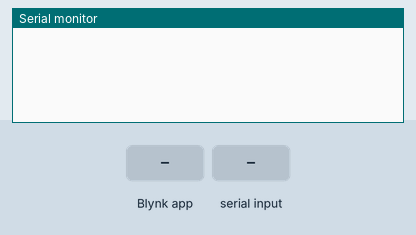
A sketch run on a simulated Arduino Uno, built with avr-gcc and run on an emulated ATmega328P. Parts: the last lines printed to the serial monitor. The inputs (shaded band) are chosen by the test bench. WiFi joins after 1.5 s; servers stay silent unless stated.

Above: at 3.0 s.
3.1 s: Blynk app writes 1 to V1
At 3.5 s:
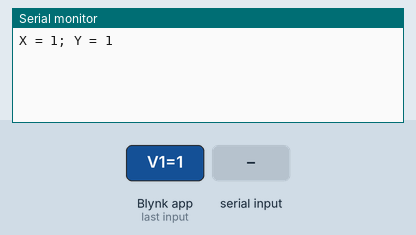
4.6 s: "1" received over Serial
At 5.8 s:
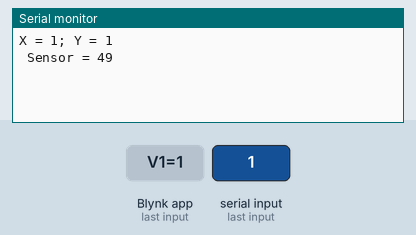

The sketch:

BlynkRead.ino
```cpp
// (licence header left out)
/* Comment this out to disable prints and save space */
#define BLYNK_PRINT Serial


#include <ESP8266_Lib.h>
#include <BlynkSimpleShieldEsp8266.h>

int datain;

// You should get Auth Token in the Blynk App.
// Go to the Project Settings (nut icon).
char auth[] = "YourAuthToken";

// Your WiFi credentials.
// Set password to "" for open networks.
char ssid[] = "YourNetworkName";
char pass[] = "YourPassword";

// or Software Serial on Uno, Nano...
#include <SoftwareSerial.h>
SoftwareSerial EspSerial(2, 3); // RX, TX

// Your ESP8266 baud rate:
#define ESP8266_BAUD 9600

ESP8266 wifi(&EspSerial);

// Use Virtual pin 5 for uptime display
#define SENSOR V5


// This function tells Arduino what to do if there is a Widget
// which is requesting data for Virtual Pin (5)
BLYNK_READ(SENSOR)
{
  // This command writes Arduino's uptime in seconds to Virtual Pin (5)
  Blynk.virtualWrite(SENSOR, datain);
}

BLYNK_WRITE(V1) {
  int x = param[0].asInt();
  int y = param[1].asInt();

  // Do something with x and y
  Serial.print("X = ");
  Serial.print(x);
  Serial.print("; Y = ");
  Serial.println(y);
}

void setup()
{
  // Debug console
  Serial.begin(9600);

  // Set ESP8266 baud rate
  EspSerial.begin(ESP8266_BAUD);
  delay(10);

  Blynk.begin(auth, wifi, ssid, pass);
}

void loop()
{
  Blynk.run();

  if (Serial.available())
  {
    int datain = Serial.read();
    Serial.print(" Sensor = ");
    Serial.print(datain);
  }
  /* Joystick values are from 0 to 255
   *  Stationary Position 127 127
   *  x goes to zero on the left side y zero on buttom
   *  Forward and right means largest number and smallest values are backwars and left
   *  Without knowing the full capabilities of the servos and driver I dont know how to limit their movements
   */
}
```

Measured:
- after the input at 3.1 s, the serial monitor: prints a new line at once (image 1)
- after the input at 4.6 s, the serial monitor: prints a new line at once (image 2)
